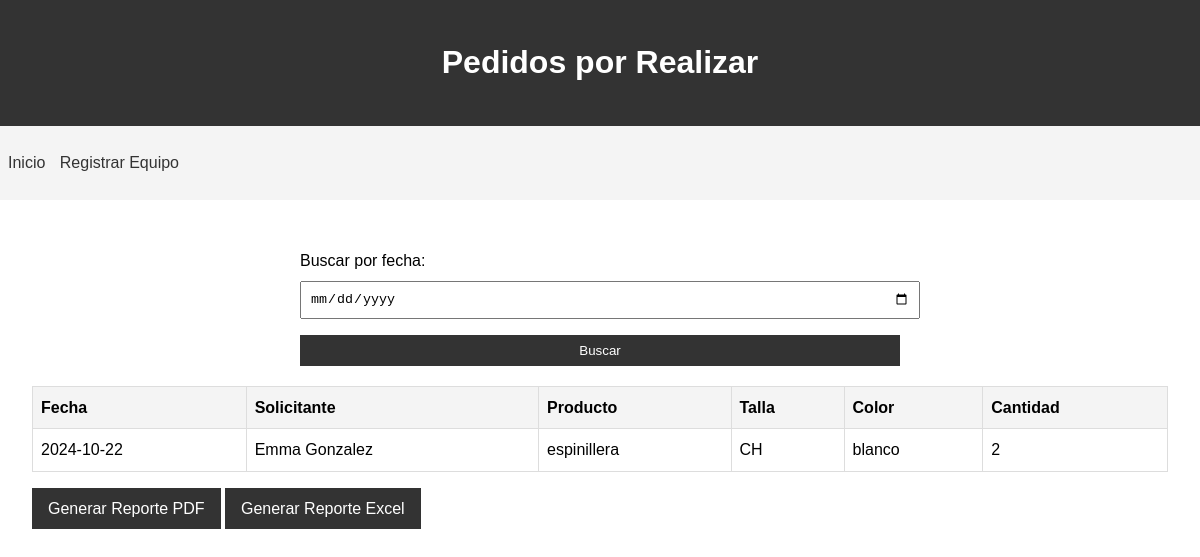
Page /pedidos on the earlier database version.
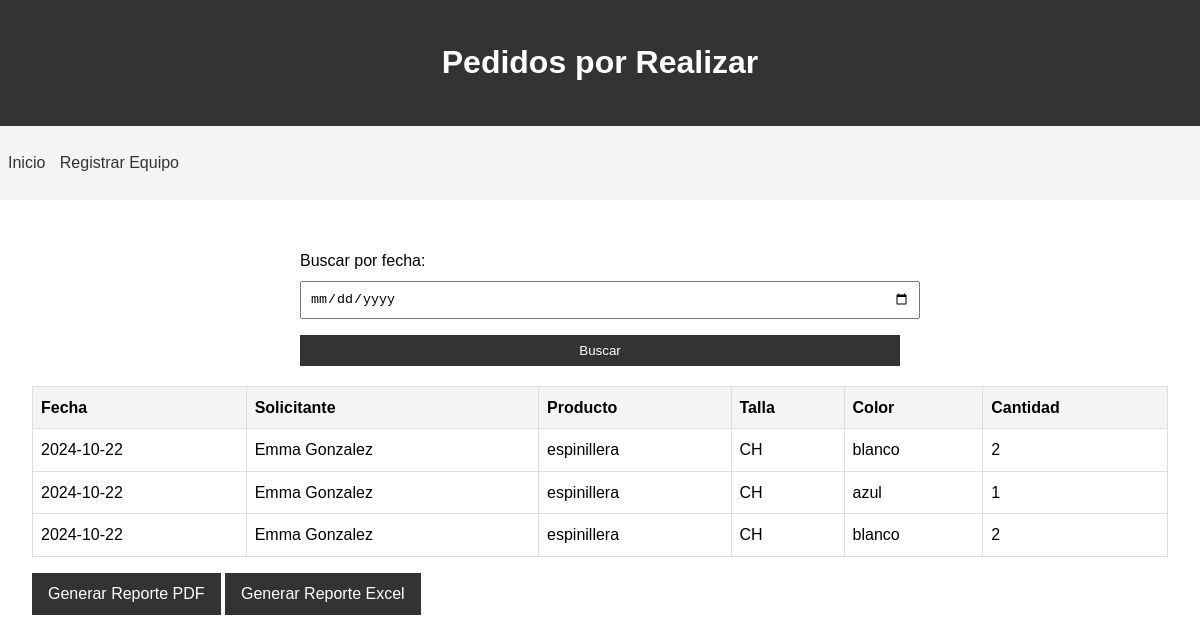
Same page on the later database version.
### app.py (models this page shows)
class Pedido(Base):
    __tablename__ = 'pedidos'
    id = Column(Integer, primary_key=True)
    fecha = Column(Date, nullable=False)
    nombre_solicitante = Column(String(100), nullable=False)
    tipo_producto = Column(String(50), nullable=False)
    talla = Column(String(10), nullable=False)
    color = Column(String(50))
    cantidad = Column(Integer, nullable=False)

### app.py (the view)
@app.route('/pedidos', methods=['GET'])
def pedidos():
    session = Session()
    try:
        fecha_busqueda = request.args.get('fecha')
        if fecha_busqueda:
            fecha_busqueda = datetime.strptime(fecha_busqueda, '%Y-%m-%d').date()
            pedidos = session.query(Pedido).filter(Pedido.fecha == fecha_busqueda).all()
        else:
            pedidos = session.query(Pedido).all()
        return render_template('pedidos.html', pedidos=pedidos)
    except Exception as e:
        return f"Error: {str(e)}"
    finally:
        session.close()

### templates/pedidos.html (shortened to what this page needs)
<!DOCTYPE html>
<html lang="es">
<head>
    <link rel="stylesheet" href="{{ url_for('static', filename='css/styles.css') }}">
</head>
<body>
    <header>
        <h1>Pedidos por Realizar</h1>
    </header>
    <nav>
        <ul>
            <li><a href="{{ url_for('index') }}">Inicio</a></li>
            <li><a href="{{ url_for('registro_equipo') }}">Registrar Equipo</a></li>
        </ul>
    </nav>
    <main>
        <form id="buscar-pedidos-form">
            <label for="fecha_busqueda">Buscar por fecha:</label>
            <input type="date" id="fecha_busqueda" name="fecha_busqueda">
            <button type="submit">Buscar</button>
        </form>
        <table>
            <thead>
                <tr>
                    <th>Fecha</th>
                    <th>Solicitante</th>
                    <th>Producto</th>
                    <th>Talla</th>
                    <th>Color</th>
                    <th>Cantidad</th>
                </tr>
            </thead>
            <tbody>
                {% for pedido in pedidos %}
                <tr>
                    <td>{{ pedido.fecha }}</td>
                    <td>{{ pedido.nombre_solicitante }}</td>
                    <td>{{ pedido.tipo_producto }}</td>
                    <td>{{ pedido.talla }}</td>
                    <td>{{ pedido.color or 'N/A' }}</td>
                    <td>{{ pedido.cantidad }}</td>
                </tr>
                {% endfor %}
            </tbody>
        </table>
        <a href="{{ url_for('generar_reporte_pedidos_pdf') }}" class="button">Generar Reporte PDF</a>
        <a href="{{ url_for('generar_reporte_pedidos_excel') }}" class="button">Generar Reporte Excel</a>
    </main>
</body>
</html>

### static/css/styles.css (style rules this page uses)
body { font-family: Arial, sans-serif; line-height: 1.6; margin: 0; padding: 0; }
header { background-color: #333; color: #fff; text-align: center; padding: 1rem; }
nav { background-color: #f4f4f4; padding: 0.5rem; }
nav ul { list-style-type: none; padding: 0; }
nav ul li { display: inline; margin-right: 10px; }
nav ul li a { text-decoration: none; color: #333; }
main { padding: 2rem; }
form { max-width: 600px; margin: 0 auto; }
label { display: block; margin-top: 1rem; }
input, select { width: 100%; padding: 0.5rem; margin-top: 0.5rem; }
button { display: block; width: 100%; padding: 0.5rem; background-color: #333; color: #fff; border: none; cursor: pointer; margin-top: 1rem; }
table { width: 100%; border-collapse: collapse; margin-top: 1rem; }
th, td { border: 1px solid #ddd; padding: 0.5rem; text-align: left; }
th { background-color: #f4f4f4; }
.button { display: inline-block; padding: 0.5rem 1rem; background-color: #333; color: #fff; text-decoration: none; margin-top: 1rem; }
#buscar-pedidos-form { margin-bottom: 20px; }
#buscar-pedidos-form label, #buscar-pedidos-form input, #buscar-pedidos-form button { margin-right: 10px; }

Differences in the rows shown:
added Pedido: fecha "2024-10-22", nombre_solicitante "Emma Gonzalez", tipo_producto "espinillera", talla "CH", color "azul", cantidad "1"
added Pedido: fecha "2024-10-22", nombre_solicitante "Emma Gonzalez", tipo_producto "espinillera", talla "CH", color "blanco", cantidad "2"
